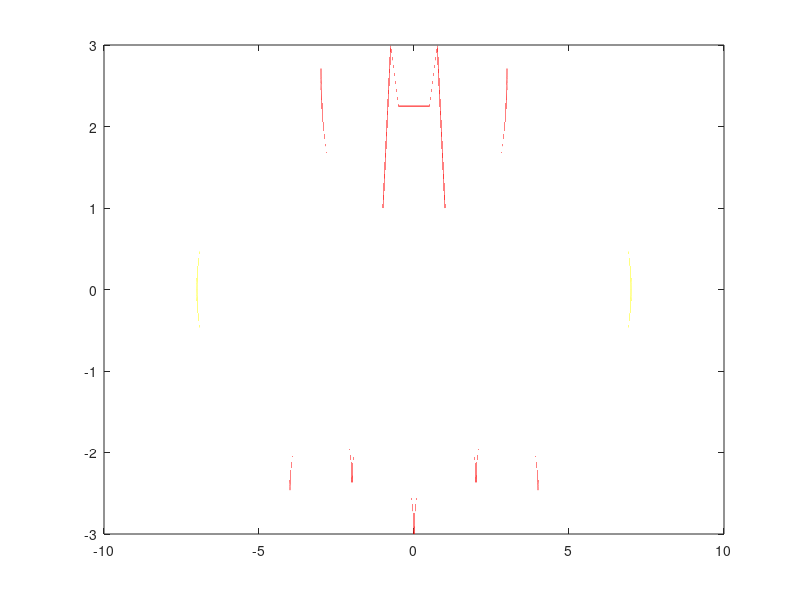

Write MATLAB code to recreate this figure.
 x1 = -7.0 :0.00001: -3.0;
 x2 = -7.0 :0.00001: -4.0;
 x3 =  3.0 :0.00001: 7.0;
 x4 =  4.0 :0.00001: 7.0;
 x5 = -4.0 :0.00001: 4.0;
 x6 = -1.0 :0.00001: -0.75;
 x7 =  0.75:0.00001: 1.0;
 x8 = -0.75:0.00001: -0.5;
 x9 =  0.5 :0.00001: 0.75;
 x10 = -0.5:0.00001: 0.5;
 x11 = -3.0:0.00001: -1.0;
 x12 = 1.0: 0.00001: 3.0;
 
 y1 = 3*sqrt(1-(x1/7).^2);
 y2 = -3*sqrt(1-(x2/7).^2);
 y3 = 3*sqrt(1-(x3/7).^2);
 y4 = -3*sqrt(1-(x4/7).^2);
 y5 = abs(x5/2)-((3*sqrt(33)-7)/112)*x5.^2 + sqrt(1-(abs(abs(x5)-2)-1).^2)-3;
 y6 = 9-8*abs(x6);
 y7 = 9-8*abs(x7);
 y8 = 3*abs(x8) + 0.75;
 y9 = 3*abs(x9) + 0.75;
 y10 = 2.25;
 y11 = ((6*sqrt(10))/7) + (1.5-0.5*abs(x11)) - ((6*sqrt(10))/14)*sqrt(4-(abs(x11)-1).^2);
 y12 = 6*sqrt(10)/7 + (1.5-0.5*abs(x12)) - (6*sqrt(10)/14)*sqrt(4-(abs(x12)-1).^2);
 
 plot (x1,y1,'-y')
 hold on
 plot (x2,y2,'-y')
 plot (x3,y3,'-y')
 plot (x4,y4,'-y')
 plot (x5,y5,'-r')
 plot (x6,y6,'-r') 
 plot (x7,y7,'-r')
 plot (x7,y7,'-r')
 plot (x8,y8,'-r')
 plot (x9,y9,'-r')
 plot ([-0.5,0.5],[y10,y10],'-r')
 plot (x11,y11,'-r')
 plot (x12,y12,'-r')
 